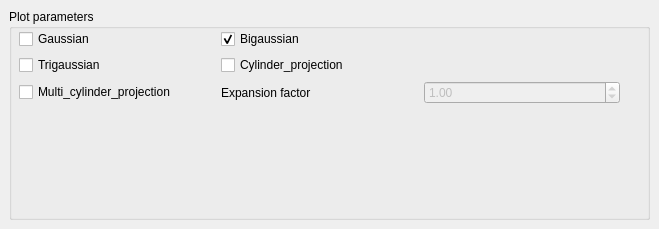
            <widget class="QWidget" name="tab">
             <attribute name="title">
              <string>Plot options</string>
             </attribute>
             <widget class="QGroupBox" name="plotParameters">
              <property name="geometry">
               <rect>
                <x>9</x>
                <y>9</y>
                <width>641</width>
                <height>211</height>
               </rect>
              </property>
              <property name="title">
               <string>Plot parameters</string>
              </property>
              <widget class="QWidget" name="gridLayoutWidget_2">
               <property name="geometry">
                <rect>
                 <x>10</x>
                 <y>20</y>
                 <width>621</width>
                 <height>181</height>
                </rect>
               </property>
               <layout class="QGridLayout" name="gridLayout_2">
                <item row="3" column="0">
                 <spacer name="verticalSpacer_3">
                  <property name="orientation">
                   <enum>Qt::Vertical</enum>
                  </property>
                  <property name="sizeHint" stdset="0">
                   <size>
                    <width>20</width>
                    <height>40</height>
                   </size>
                  </property>
                 </spacer>
                </item>
                <item row="3" column="2">
                 <spacer name="verticalSpacer">
                  <property name="orientation">
                   <enum>Qt::Vertical</enum>
                  </property>
                  <property name="sizeHint" stdset="0">
                   <size>
                    <width>20</width>
                    <height>40</height>
                   </size>
                  </property>
                 </spacer>
                </item>
                <item row="3" column="1">
                 <spacer name="verticalSpacer_2">
                  <property name="orientation">
                   <enum>Qt::Vertical</enum>
                  </property>
                  <property name="sizeHint" stdset="0">
                   <size>
                    <width>20</width>
                    <height>40</height>
                   </size>
                  </property>
                 </spacer>
                </item>
                <item row="3" column="3">
                 <spacer name="verticalSpacer_4">
                  <property name="orientation">
                   <enum>Qt::Vertical</enum>
                  </property>
                  <property name="sizeHint" stdset="0">
                   <size>
                    <width>20</width>
                    <height>40</height>
                   </size>
                  </property>
                 </spacer>
                </item>
                <item row="0" column="0">
                 <widget class="QCheckBox" name="checkBox_gaussian">
                  <property name="text">
                   <string>Gaussian</string>
                  </property>
                  <property name="checked">
                   <bool>false</bool>
                  </property>
                 </widget>
                </item>
                <item row="1" column="0">
                 <widget class="QCheckBox" name="checkBox_trigaussian">
                  <property name="text">
                   <string>Trigaussian</string>
                  </property>
                  <property name="checked">
                   <bool>false</bool>
                  </property>
                 </widget>
                </item>
                <item row="2" column="0">
                 <widget class="QCheckBox" name="checkBox_multi_cylidner_projection">
                  <property name="text">
                   <string>Multi_cylinder_projection</string>
                  </property>
                  <property name="checked">
                   <bool>false</bool>
                  </property>
                 </widget>
                </item>
                <item row="0" column="1">
                 <widget class="QCheckBox" name="checkBox_bigaussian">
                  <property name="text">
                   <string>Bigaussian</string>
                  </property>
                  <property name="checked">
                   <bool>true</bool>
                  </property>
                 </widget>
                </item>
                <item row="1" column="1">
                 <widget class="QCheckBox" name="checkBox_cylinder_projection">
                  <property name="text">
                   <string>Cylinder_projection</string>
                  </property>
                  <property name="checked">
                   <bool>false</bool>
                  </property>
                 </widget>
                </item>
                <item row="2" column="1">
                 <widget class="QLabel" name="label_2">
                  <property name="text">
                   <string>Expansion factor</string>
                  </property>
                 </widget>
                </item>
                <item row="2" column="2">
                 <widget class="QDoubleSpinBox" name="doubleSpinBox_expansion_factor">
                  <property name="enabled">
                   <bool>false</bool>
                  </property>
                  <property name="minimum">
                   <double>0.500000000000000</double>
                  </property>
                  <property name="singleStep">
                   <double>0.100000000000000</double>
                  </property>
                  <property name="value">
                   <double>1.000000000000000</double>
                  </property>
                 </widget>
                </item>
               </layout>
              </widget>
             </widget>
            </widget>
